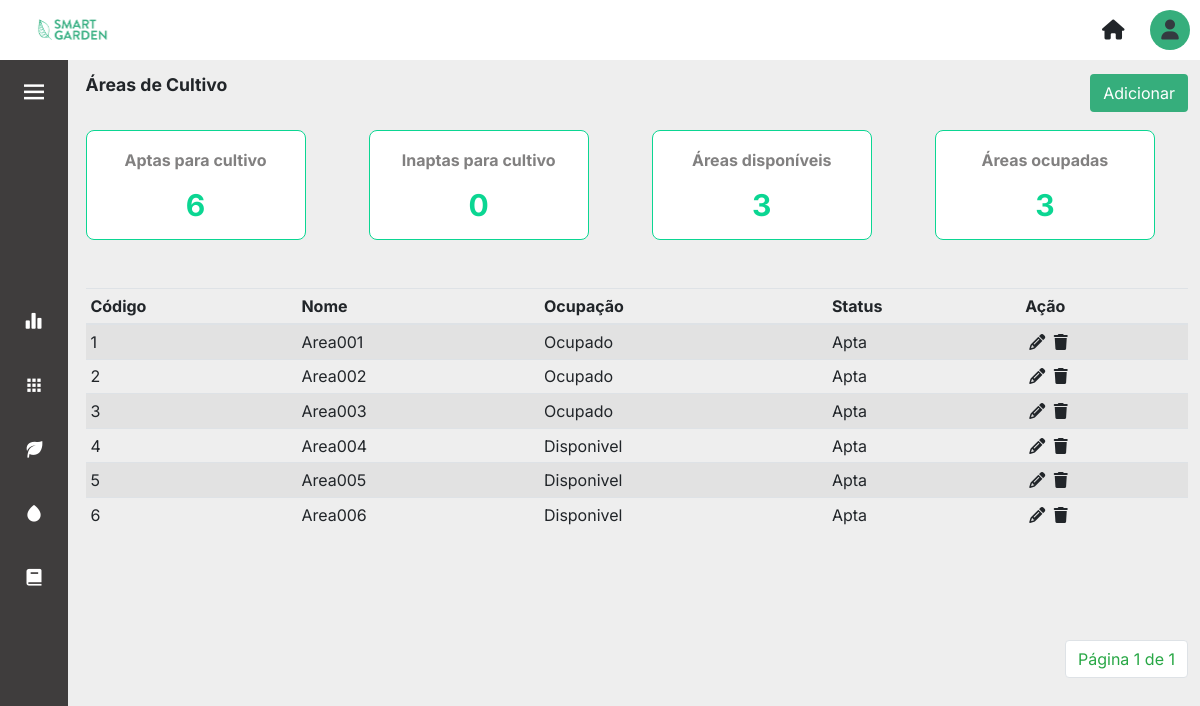
Page /areas/ (signed in) on the committed database.
### core/models.py (models this page shows, shortened)
class AreaCultivo(models.Model):
    nome = models.CharField(max_length=100)
    disponivel = models.BooleanField(blank=True, null=False, default=True)
    apta = models.BooleanField(blank=False, null=False, default=True)

### core/views.py (the view)
# urls.py: path('areas/', views.areas, name='areas'),
def areas(request):
    areas = AreaCultivo.objects.all()
    qntDisponivel = AreaCultivo.objects.filter(disponivel=True).count()
    qntOcupado = AreaCultivo.objects.filter(disponivel=False).count()
    qntApta = AreaCultivo.objects.filter(apta=True).count()
    qntInapta = AreaCultivo.objects.filter(apta=False).count()
    paginator = Paginator(areas, 6)
    page = request.GET.get('page')
    areas = paginator.get_page(page)
    contexto = {
        'areas': areas,
        'qntDisponivel': qntDisponivel,
        'qntOcupado': qntOcupado,
        'qntApta': qntApta,
        'qntInapta': qntInapta,
    }
    return render(request, 'areas.html', contexto)

### templates/areas.html (shortened to what this page needs)
{% extends 'layout.html' %} {% load static %} {% block content %}
<div>
	<div class="d-flex align-items-center justify-content-between mb-3">
		<p class="title-page">Áreas de Cultivo</p>
		<a href="{% url 'cadastrar_areas' %}"><button type="button" class="btn btn_salvar">Adicionar</button></a>
	</div>
	<div class="row">
		<div class="col-sm-3">
			<div class="card">
				<div class="card-body">
					<h5 class="card-title">Aptas para cultivo</h5>
					<p class="card-text">{{qntApta}}</p>
				</div>
			</div>
		</div>
		<div class="col-sm-3">
			<div class="card">
				<div class="card-body">
					<h5 class="card-title">Inaptas para cultivo</h5>
					<p class="card-text">{{qntInapta}}</p>
				</div>
			</div>
		</div>
		<div class="col-sm-3">
			<div class="card">
				<div class="card-body">
					<h5 class="card-title">Áreas disponíveis</h5>
					<p class="card-text">{{qntDisponivel}}</p>
				</div>
			</div>
		</div>
		<div class="col-sm-3">
			<div class="card">
				<div class="card-body">
					<h5 class="card-title">Áreas ocupadas</h5>
					<p class="card-text">{{qntOcupado}}</p>
				</div>
			</div>
		</div>
	</div>
	<div class="table-content-areas mt-5">
		<table class="table table-striped table-sm table-hover">
			<thead class="border-botton">
			<tr>
				<th scope="col">Código</th>
				<th scope="col">Nome</th>
				<th scope="col">Ocupação</th>
				<th scope="col">Status</th>
				<th scope="col"></i>Ação</th>
			</tr>
			</thead>
			<tbody>
				{% for area in areas %}
				<tr>
					<td scope="row">{{area.id}}</td>
					<td>{{area.nome}}</td>
					{% if area.disponivel == True %}
					<td>Disponivel</td>
					{% else %}
					<td>Ocupado</td>
					{% endif %} {% if area.apta == True %}
					<td>Apta</td>
					{% else %}
					<td>Inapta</td>
					{% endif %}
					<td>
						<a href="{% url 'update_areas' area.id %}" class="m-1">
							<i class="fa-solid fa-pencil text-black"></i>
						</a>
						<a href="{% url 'delete_areas' area.id %}">
								<i class="fa-sharp fa-solid fa-trash text-black"></i>
						</a>
					</td>
				</tr>
				{% endfor %}
			</tbody>
		</table>
	</div>
	<div class="container_pagination">
		<nav aria-label="Page-navigation">
			<ul class="pagination">
			<li class="page-item"><a class="page-link text-success" href="#">Página {{areas.number}} de {{areas.paginator.num_pages}}</a></li>
			</ul>
		</nav>
	</div>
{% endblock %}

### static/css/layout.css (style rules this page uses)
body { background-color: var(--light-color); overflow: hidden; }

### static/css/layout_sidebar.css (style rules this page uses)
a { text-decoration: none; }

### static/css/global.css (style rules this page uses)
* { margin: 0; padding: 0; }
:root { --nav-width: 68px; --gray-dark: #3f3d3d; --green-primary: #0bd692; --green-secondary: #36ae7c; --red-color: #f46060; --white-color: #ffffff; --light-color: #eeeeee; --body-font: 'Inter', sans-serif; --title-font: 'Roboto' sans-serif; --font-name: 'Raleway', sans-serif; --normal-font-size: 1rem; --z-fixed: 100; }
body { position: relative; font-family: var(--body-font); font-size: var(--normal-font-size); transition: 0.5s; max-width: 100vw; }
.table-content-areas { min-height: 40vh; }
.title-page { font-family: var(--title-font); font-weight: 700; font-size: 1.1rem; }
.container_pagination { margin-top: 2rem; display: flex; position: relative; justify-content: flex-end; }

### static/css/areas.css (style rules this page uses)
a { color: inherit; }
.card { border: solid 1px var(--green-primary); border-radius: 8px; padding: 0; margin: 0; width: 220px; height: 110px; }
.card-title { display: flex; justify-content: center; font-size: 16px; font-weight: bold; color: #3f3d3d; display: flex; opacity: 65%; }
.card-text { color: var(--green-primary); font-size: 30px; font-weight: bold; display: flex; justify-content: center; }

### static/css/forms.css (style rules this page uses)
.btn_salvar, .btn_salvar:hover { background-color: var(--green-secondary) !important; color: var(--white-color) !important; float: right; margin-left: 0.5rem; }

### rows in the picture
AreaCultivo: id "1", nome "Area001", disponivel "Ocupado", apta "Apta"
AreaCultivo: id "2", nome "Area002", disponivel "Ocupado", apta "Apta"
AreaCultivo: id "3", nome "Area003", disponivel "Ocupado", apta "Apta"
AreaCultivo: id "4", nome "Area004", disponivel "Disponivel", apta "Apta"
AreaCultivo: id "5", nome "Area005", disponivel "Disponivel", apta "Apta"
AreaCultivo: id "6", nome "Area006", disponivel "Disponivel", apta "Apta"

### other values in the picture
{{ qntApta }} "6"
{{ qntInapta }} "0"
{{ qntDisponivel }} "3"
{{ qntOcupado }} "3"
{{ areas.number }} "1"
{{ areas.paginator.num_pages }} "1"
